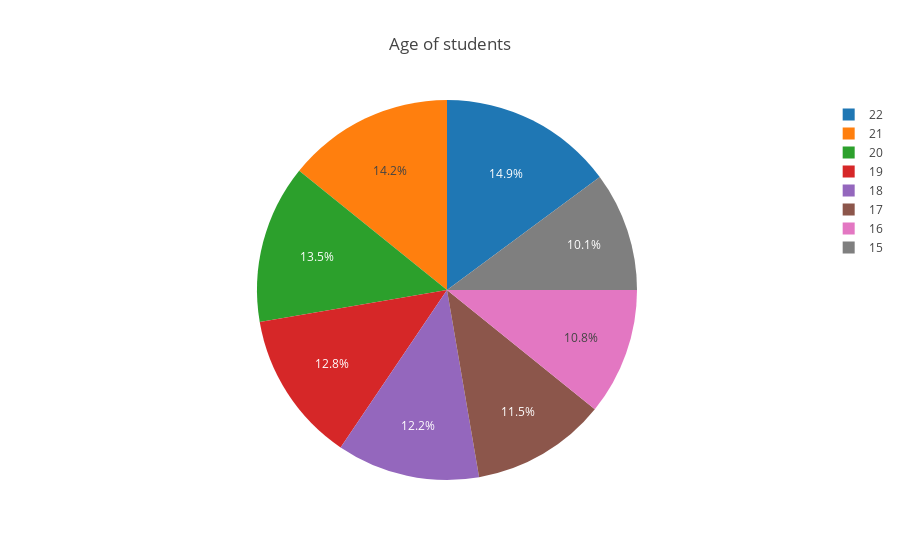

Notebook code cell kept with this figure:
### Code cell
#Display distribution of Portuguese students according to age.
trace = go.Pie(labels=labels_por, values=labels_por)
layout = go.Layout(title="Аge of students")
dat = [trace]
fig = go.Figure(data=dat, layout=layout)
py.iplot(fig, filename="age")

### Figure 1 — Plotly figure (JSON) as saved in the notebook; plotly's stock layout.template omitted (floating-point values rounded to 4 significant figures)
{"data": [{"labels": [17, 16, 18, 15, 19, 20, 21, 22], "type": "pie", "uid": "02a1cd92-76e1-44c9-8ea8-7f35f7744eb3", "values": [17, 16, 18, 15, 19, 20, 21, 22]}], "layout": {"title": {"text": "Аge of students"}}}
